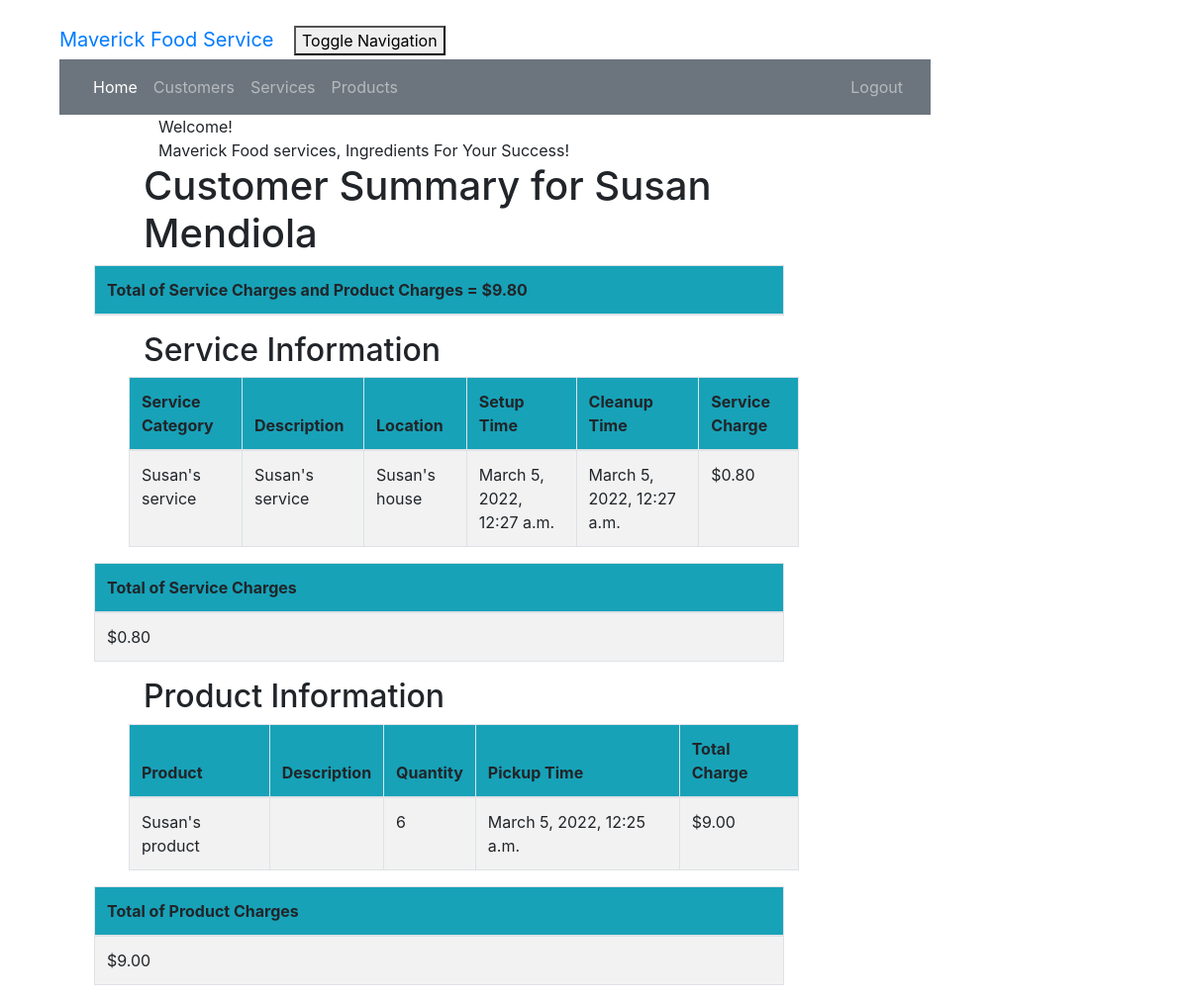
Page /customer/2/summary/ (signed in) on the committed database.
### crm/models.py (models this page shows, shortened)
class Customer(models.Model):
    cust_name = models.CharField(max_length=50)
    email = models.EmailField(max_length=100)
    phone = models.CharField(max_length=20)
    bldgroom = models.CharField(max_length=100)
    address = models.CharField(max_length=200)
    city = models.CharField(max_length=50)
    state = models.CharField(max_length=50)
    zipcode = models.CharField(max_length=10)
    organization = models.CharField(max_length=100)
    role = models.CharField(max_length=100)

class Service(models.Model):
    cust_name = models.ForeignKey(Customer, on_delete=models.CASCADE, related_name='services')
    service_category = models.CharField(max_length=100)
    description = models.TextField()
    location = models.CharField(max_length=200)
    setup_time = models.DateTimeField(
        default=timezone.now)
    cleanup_time = models.DateTimeField(
        default=timezone.now)
    service_charge = models.DecimalField(max_digits=10, decimal_places=2)
    created_date = models.DateTimeField(
        default=timezone.now)
    updated_date = models.DateTimeField(auto_now_add=True)

class Product(models.Model):
    cust_name = models.ForeignKey(Customer, on_delete=models.CASCADE, related_name='products')
    product = models.CharField(max_length=100)
    description = models.TextField()
    quantity = models.IntegerField()
    pickup_time = models.DateTimeField(
        default=timezone.now)
    charge = models.DecimalField(max_digits=10, decimal_places=2)
    created_date = models.DateTimeField(
        default=timezone.now)
    updated_date = models.DateTimeField(auto_now_add=True)

### crm/views.py (the view)
# urls.py: path('customer/<int:pk>/summary/', views.summary, name="summary"),
@login_required
def summary(request, pk):
    customer = get_object_or_404(Customer, pk=pk)
    services = Service.objects.filter(cust_name=pk)
    products = Product.objects.filter(cust_name=pk)
    sum_service_charge = \
        Service.objects.filter(cust_name=pk).aggregate(Sum('service_charge'))
    sum_product_charge = \
        Product.objects.filter(cust_name=pk).aggregate(Sum('charge'))
    sum = sum_product_charge.get("charge__sum")
    total = 0
    if sum == None:
        sum_product_charge = {'charge__sum': Decimal('0')}
    else:
        total += sum
    sum = sum_service_charge.get("service_charge__sum")
    if sum == None:
        sum_service_charge = {'service_charge__sum': Decimal('0')}
    else:
        total += sum
    return render(request, 'crm/summary.html', {'customer': customer,
                                                'products': products,
                                                'services': services,
                                                'sum_service_charge': sum_service_charge,
                                                'sum_product_charge': sum_product_charge,
                                                'total': total,})

### crm/templates/crm/summary.html
{% extends 'crm/base.html' %}
{% block content %}
{% load mathfilters %}
{% load humanize %}
<div class="container">
    <div class="row">
        <div class="col-md-10 col-md-offset-1">
            <div class="panel panel-primary">
                <div class="panel-heading">Welcome!</div>
                <div class="panel-body">
                    Maverick Food services, Ingredients For Your Success!
                </div>
            </div>
        </div>
    </div>
</div>
<div class="row">
  <h1 style="padding-left: 15Px">Customer Summary for {{ customer.cust_name }}</h1>
</div>
    <table class="table table-striped table-bordered table-hover">
        <thead>
            <tr class="bg-info">
                <th>Total of Service Charges and Product Charges = ${{total|floatformat:2|intcomma}}</th>
            </tr>
        </thead>
    </table>
    <div class="row">
        <h2 style="padding-left: 15Px">Service Information</h2>
    </div>
    <div class="row">
        <table class="table table-striped table-bordered table-hover">
            <thead>
            <tr class="bg-info">
                <th>Service Category</th>
                <th>Description</th>
                <th>Location</th>
                <th>Setup Time</th>
                <th>Cleanup Time</th>
                <th>Service Charge</th>
            </tr>
            </thead>
            <tbody>
            {% for service in services %}
                <tr>
                    <td>{{ service.service_category }}</td>
                    <td>{{ service.description }}</td>
                    <td>{{ service.location }}</td>
                    <td>{{ service.setup_time }}</td>
                    <td>{{ service.cleanup_time }}</td>
                    <td>${{ service.service_charge|floatformat:2|intcomma }}</td>
                </tr>
            {% endfor %}
            </tbody>
        </table>
    </div>
        <table class="table table-striped table-bordered table-hover">
        <thead>
            <tr class="bg-info">
                <th>Total of Service Charges</th>
            </tr>
        </thead>
        <tbody>
            <tr>
                <td>${{ sum_service_charge.service_charge__sum|floatformat:2|intcomma }}</td>
            </tr>
        </tbody>
    </table>
    <div class="row">
        <h2 style="padding-left: 15Px">Product Information</h2>
    </div>
    <div class="row">
        <table class="table table-striped table-bordered table-hover">
            <thead>
            <tr class="bg-info">
                <th>Product</th>
                <th>Description</th>
                <th>Quantity</th>
                <th>Pickup Time</th>
                <th>Total Charge</th>
            </tr>
            </thead>
            <tbody>
            {% for product in products %}
                <tr>
                    <td>{{ product.product }}</td>
                    <td>{{ product.p_description }}</td>
                    <td>{{ product.quantity|intcomma }}</td>
                    <td>{{ product.pickup_time }}</td>
                    <td>${{ product.charge|floatformat:2|intcomma }}</td>
                </tr>
            {% endfor %}
            </tbody>
        </table>
    </div>
        <table class="table table-striped table-bordered table-hover">
        <thead>
            <tr class="bg-info">
                <th>Total of Product Charges</th>
            </tr>
        </thead>
        <tbody>
            <tr>
                <td>${{ sum_product_charge.charge__sum|floatformat:2|intcomma }}</td>
            </tr>
        </tbody>
    </table>
</div>
{% endblock %}

### crm/static/css/portfolio.css (style rules this page uses)
body { padding-left: 45px; padding-right: 45px; padding-top: 20px; }
.row { padding-left: 50px; }

### rows in the picture
Customer: cust_name "Susan Mendiola"
Service: service_category "Susan's service", description "Susan's service", location "Susan's house", setup_time "March 5, 2022, 12:27 a.m.", cleanup_time "March 5, 2022, 12:27 a.m.", service_charge "0.80"
Product: product "Susan's product", quantity "6", pickup_time "March 5, 2022, 12:25 a.m.", charge "9.00"

### other values in the picture
{{ total|floatformat:2|intcomma }} "9.80"
{{ sum_service_charge.service_charge__sum|floatformat:2|intcomma }} "0.80"
{{ sum_product_charge.charge__sum|floatformat:2|intcomma }} "9.00"
